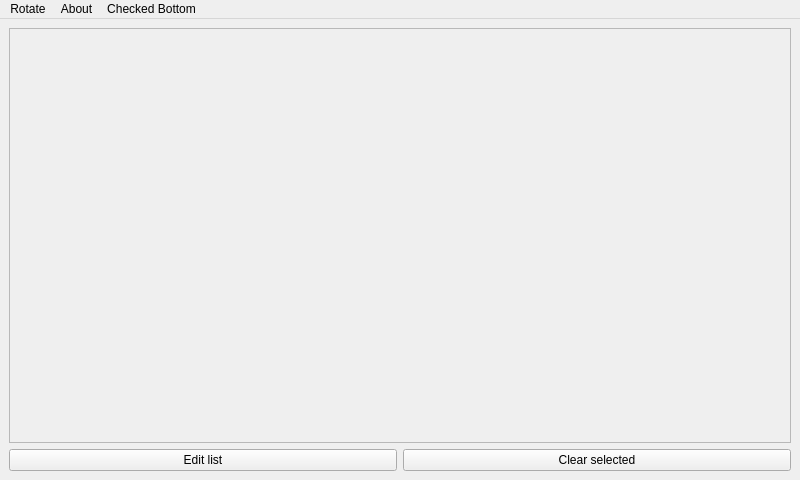
<?xml version="1.0" encoding="UTF-8"?>
<ui version="4.0">
 <class>ListWindow</class>
 <widget class="QMainWindow" name="ListWindow">
  <property name="geometry">
   <rect>
    <x>0</x>
    <y>0</y>
    <width>800</width>
    <height>480</height>
   </rect>
  </property>
  <property name="sizePolicy">
   <sizepolicy hsizetype="Preferred" vsizetype="Preferred">
    <horstretch>0</horstretch>
    <verstretch>0</verstretch>
   </sizepolicy>
  </property>
  <property name="windowTitle">
   <string>EasyList - by Willem Liu</string>
  </property>
  <widget class="QWidget" name="centralwidget">
   <layout class="QVBoxLayout" name="verticalLayout">
    <item>
     <widget class="QScrollArea" name="scrollArea">
      <property name="sizePolicy">
       <sizepolicy hsizetype="Expanding" vsizetype="Expanding">
        <horstretch>0</horstretch>
        <verstretch>0</verstretch>
       </sizepolicy>
      </property>
      <property name="verticalScrollBarPolicy">
       <enum>Qt::ScrollBarAsNeeded</enum>
      </property>
      <property name="widgetResizable">
       <bool>true</bool>
      </property>
      <property name="alignment">
       <set>Qt::AlignLeading|Qt::AlignLeft|Qt::AlignTop</set>
      </property>
      <widget class="QWidget" name="scrollAreaWidgetContents">
       <property name="geometry">
        <rect>
         <x>0</x>
         <y>0</y>
         <width>780</width>
         <height>408</height>
        </rect>
       </property>
       <layout class="QGridLayout" name="gridLayout">
        <item row="0" column="0">
         <layout class="QVBoxLayout" name="listVerticalLayout">
          <property name="spacing">
           <number>6</number>
          </property>
          <property name="sizeConstraint">
           <enum>QLayout::SetDefaultConstraint</enum>
          </property>
          <property name="rightMargin">
           <number>6</number>
          </property>
         </layout>
        </item>
       </layout>
      </widget>
     </widget>
    </item>
    <item>
     <layout class="QHBoxLayout" name="horizontalLayout">
      <property name="spacing">
       <number>6</number>
      </property>
      <property name="sizeConstraint">
       <enum>QLayout::SetDefaultConstraint</enum>
      </property>
      <item>
       <widget class="QPushButton" name="editListPushButton">
        <property name="text">
         <string>Edit list</string>
        </property>
       </widget>
      </item>
      <item>
       <widget class="QPushButton" name="clearSelectedPushButton">
        <property name="text">
         <string>Clear selected</string>
        </property>
       </widget>
      </item>
     </layout>
    </item>
   </layout>
  </widget>
  <widget class="QMenuBar" name="menubar">
   <property name="geometry">
    <rect>
     <x>0</x>
     <y>0</y>
     <width>800</width>
     <height>21</height>
    </rect>
   </property>
   <widget class="QMenu" name="menuAbout">
    <property name="title">
     <string>About</string>
    </property>
    <addaction name="actionAbout"/>
   </widget>
   <widget class="QMenu" name="menuRotate">
    <property name="title">
     <string>Rotate</string>
    </property>
    <addaction name="actionRotate"/>
   </widget>
   <widget class="QMenu" name="menuChecked_Bottom">
    <property name="title">
     <string>Checked Bottom</string>
    </property>
    <addaction name="actionChecked_Bottom"/>
   </widget>
   <addaction name="menuRotate"/>
   <addaction name="menuAbout"/>
   <addaction name="menuChecked_Bottom"/>
  </widget>
  <action name="actionAbout">
   <property name="text">
    <string>About</string>
   </property>
  </action>
  <action name="actionRotate">
   <property name="text">
    <string>Rotate</string>
   </property>
  </action>
  <action name="actionChecked_Bottom">
   <property name="checkable">
    <bool>true</bool>
   </property>
   <property name="checked">
    <bool>false</bool>
   </property>
   <property name="text">
    <string>Checked Bottom</string>
   </property>
  </action>
 </widget>
 <resources/>
 <connections/>
</ui>
